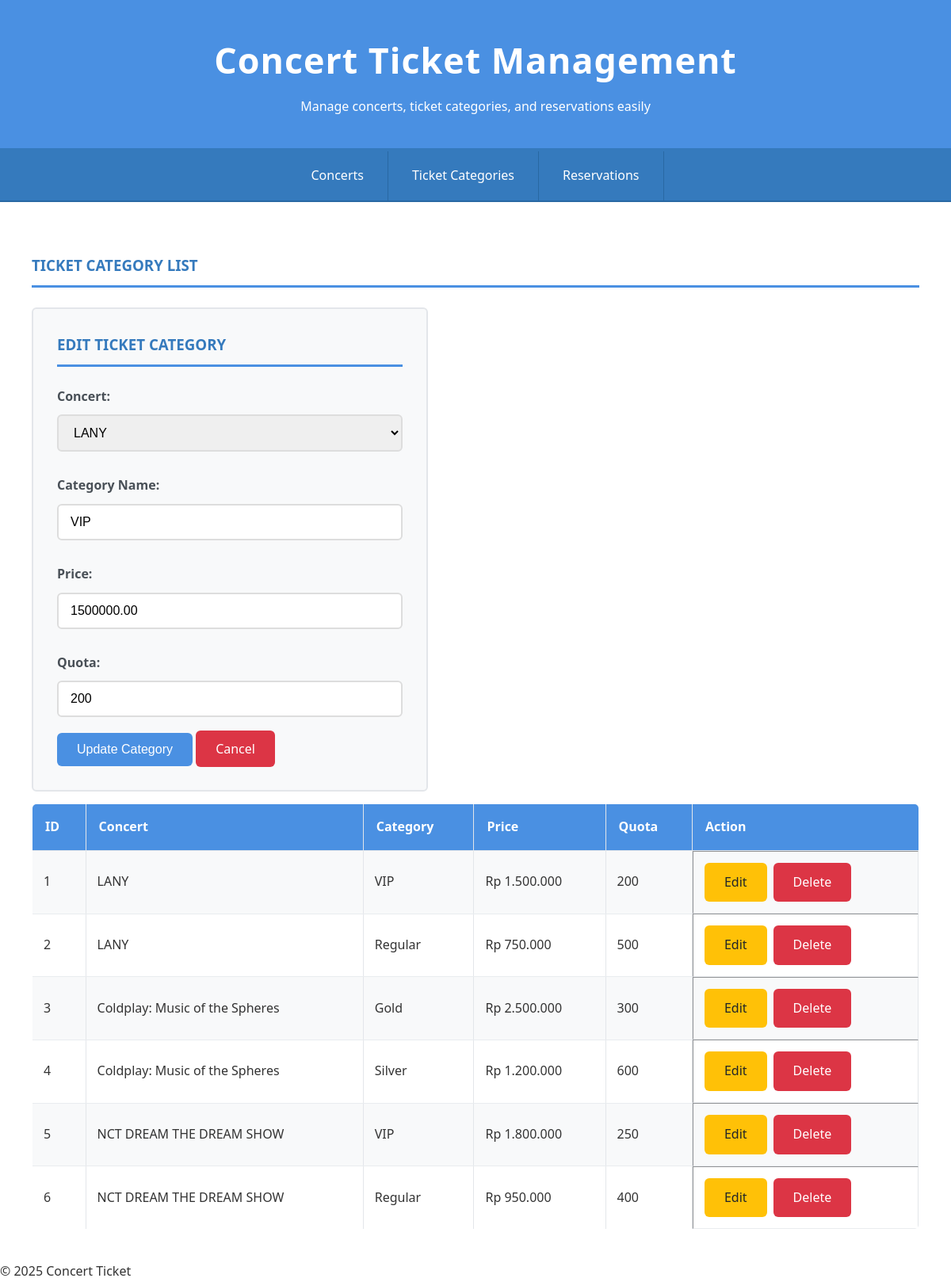
/?page=tickets&edit=1, run on the app's committed database.
### tables this page shows
CREATE TABLE `ticket_categories` (
  `id_ticket_category` int(11) NOT NULL,
  `id_concert` int(11) NOT NULL,
  `category_name` varchar(50) NOT NULL,
  `price` decimal(10,2) NOT NULL,
  `quota` int(11) NOT NULL
);

CREATE TABLE `concerts` (
  `id_concert` int(11) NOT NULL,
  `concert_name` varchar(100) NOT NULL,
  `date` date NOT NULL,
  `venue` varchar(100) NOT NULL
);

### config/db.php (called while the page is built, shortened)
<?php
class Database {
    private $host = "localhost";
    private $username = "root";
    private $password = "";
    private $dbname = "db_concert";
    public function __construct() {
        try {
            $this->conn = new PDO("mysql:host=$this->host;dbname=$this->dbname", $this->username, $this->password);
        } catch (PDOException $e) {
            echo "Connection failed: " . $e->getMessage();
        }
    }
}
?>

### class/TicketCategory.php (called while the page is built, shortened)
<?php
require_once 'config/db.php';
class TicketCategory {
    private $db;
    public function __construct() {
        $this->db = (new Database())->conn;
    }
    public function getAllTicketCategories() {
        $stmt = $this->db->prepare("
            SELECT t.*, c.concert_name
            FROM ticket_categories t
            JOIN concerts c ON t.id_concert = c.id_concert
        ");
        $stmt->execute();
        return $stmt->fetchAll(PDO::FETCH_ASSOC);
    }
    public function getTicketCategoryById($id) {
        $stmt = $this->db->prepare("SELECT * FROM ticket_categories WHERE id_ticket_category = ?");
        $stmt->execute([$id]);
        return $stmt->fetch(PDO::FETCH_ASSOC);
    }
}
?>

### class/Concert.php (called while the page is built, shortened)
<?php
require_once 'config/db.php';
class Concert {
    private $db;
    public function __construct() {
        $this->db = (new Database())->conn;
    }
    public function getAllConcerts() {
        $stmt = $this->db->prepare("SELECT * FROM concerts");
        $stmt->execute();
        return $stmt->fetchAll(PDO::FETCH_ASSOC);
    }
}
?>

### view/ticket_categories.php (the view, shortened to what this page needs)
<?php
require_once 'class/TicketCategory.php';
require_once 'class/Concert.php';
$ticket = new TicketCategory();
$concert = new Concert();
$concerts = $concert->getAllConcerts();
$tickets = $ticket->getAllTicketCategories();
$editData = null;
if (isset($_GET['edit'])) {
    $editData = $ticket->getTicketCategoryById($_GET['edit']);
}
?>
<h3>Ticket Category List</h3>
<form method="POST">
    <h3><?= $editData ? "Edit Ticket Category" : "Add Ticket Category" ?></h3>
    <label>Concert:</label>
    <select name="id_concert" required>
        <?php foreach ($concerts as $c): ?>
            <option value="<?= $c['id_concert'] ?>" <?= isset($editData['id_concert']) && $editData['id_concert'] == $c['id_concert'] ? 'selected' : '' ?>>
                <?= htmlspecialchars($c['concert_name']) ?>
            </option>
        <?php endforeach; ?>
    </select>
    <label>Category Name:</label>
    <input type="text" name="category_name" value="<?= htmlspecialchars($editData['category_name'] ?? '') ?>" required>
    <label>Price:</label>
    <input type="number" name="price" min="0" step="0.01" value="<?= htmlspecialchars($editData['price'] ?? '') ?>" required>
    <label>Quota:</label>
    <input type="number" name="quota" min="1" value="<?= htmlspecialchars($editData['quota'] ?? '') ?>" required>
    <?php if ($editData): ?>
        <button type="submit" name="update">Update Category</button>
        <a href="?page=tickets" class="btn btn-danger">Cancel</a>
    <?php else: ?>
        <button type="submit" name="add">Add Category</button>
    <?php endif; ?>
</form>
<table border="1">
    <tr>
        <th>ID</th>
        <th>Concert</th>
        <th>Category</th>
        <th>Price</th>
        <th>Quota</th>
        <th>Action</th>
    </tr>
    <?php foreach ($tickets as $t): ?>
    <tr>
        <td><?= $t['id_ticket_category'] ?></td>
        <td><?= htmlspecialchars($t['concert_name']) ?></td>
        <td><?= htmlspecialchars($t['category_name']) ?></td>
        <td>Rp <?= number_format($t['price'], 0, ',', '.') ?></td>
        <td><?= $t['quota'] ?></td>
        <td class="table-actions">
            <a href="?page=tickets&edit=<?= $t['id_ticket_category'] ?>" class="btn btn-warning">Edit</a>
            <a href="?page=tickets&delete=<?= $t['id_ticket_category'] ?>" class="btn btn-danger" onclick="return confirm('Delete this category?')">Delete</a>
        </td>
    </tr>
    <?php endforeach; ?>
</table>

### style.css (style rules this page uses)
* { margin: 0; padding: 0; box-sizing: border-box; }
body { font-family: 'Segoe UI', Tahoma, Geneva, Verdana, sans-serif; background-color: hsl(216, 33%, 97%); color: #333; line-height: 1.6; min-height: 100vh; }
h2, h3 { color: #357abd; margin-bottom: 25px; text-transform: uppercase; font-weight: 600; border-bottom: 3px solid #4a90e2; padding-bottom: 10px; }
table { width: 100%; border-collapse: collapse; margin-top: 15px; background-color: white; border-radius: 6px; overflow: hidden; border: 1px solid #e3e6ea; }
th { background-color: #4a90e2; color: white; padding: 16px; text-align: left; }
td { padding: 14px; border-bottom: 1px solid #e9ecef; }
tbody tr:nth-child(even) { background-color: #f8f9fa; }
form { background-color: #f8f9fa; padding: 30px; border-radius: 6px; border: 2px solid #e3e6ea; width: 500px; }
label { font-weight: 600; color: #495057; margin-top: 10px; display: block; }
input, select { width: 100%; padding: 12px 15px; margin: 10px 0 20px 0; border: 2px solid #ddd; border-radius: 6px; font-size: 16px; transition: border-color 0.3s ease; }
button, .btn { background-color: #4a90e2; color: white; padding: 12px 25px; border: none; border-radius: 6px; cursor: pointer; font-size: 16px; font-weight: 500; transition: 0.3s ease; text-decoration: none; }
.btn-danger { background-color: #dc3545; }
.btn-warning { background-color: #ffc107; color: #212529; }
.table-actions { display: flex; gap: 8px; }

### data on the page
ticket_categories: id_concert "LANY", category_name "VIP", price "1500000.00", quota "200", id_ticket_category "1", id_concert.concert_name "LANY", price "1.500.000"
ticket_categories: id_ticket_category "2", id_concert.concert_name "LANY", category_name "Regular", price "750.000", quota "500"
ticket_categories: id_ticket_category "3", id_concert.concert_name "Coldplay: Music of the Spheres", category_name "Gold", price "2.500.000", quota "300"
ticket_categories: id_ticket_category "4", id_concert.concert_name "Coldplay: Music of the Spheres", category_name "Silver", price "1.200.000", quota "600"
ticket_categories: id_ticket_category "5", id_concert.concert_name "NCT DREAM THE DREAM SHOW", category_name "VIP", price "1.800.000", quota "250"
ticket_categories: id_ticket_category "6", id_concert.concert_name "NCT DREAM THE DREAM SHOW", category_name "Regular", price "950.000", quota "400"
